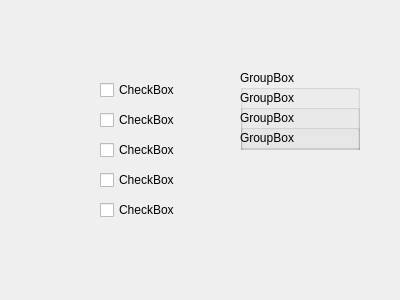
<?xml version="1.0" encoding="UTF-8"?>
<ui version="4.0">
 <class>Dialog</class>
 <widget class="QDialog" name="Dialog">
  <property name="geometry">
   <rect>
    <x>0</x>
    <y>0</y>
    <width>400</width>
    <height>300</height>
   </rect>
  </property>
  <property name="windowTitle">
   <string>Dialog</string>
  </property>
  <widget class="QCheckBox" name="checkBox">
   <property name="geometry">
    <rect>
     <x>100</x>
     <y>80</y>
     <width>87</width>
     <height>20</height>
    </rect>
   </property>
   <property name="text">
    <string>CheckBox</string>
   </property>
  </widget>
  <widget class="QCheckBox" name="checkBox_2">
   <property name="geometry">
    <rect>
     <x>100</x>
     <y>110</y>
     <width>87</width>
     <height>20</height>
    </rect>
   </property>
   <property name="text">
    <string>CheckBox</string>
   </property>
  </widget>
  <widget class="QCheckBox" name="checkBox_3">
   <property name="geometry">
    <rect>
     <x>100</x>
     <y>140</y>
     <width>87</width>
     <height>20</height>
    </rect>
   </property>
   <property name="text">
    <string>CheckBox</string>
   </property>
  </widget>
  <widget class="QCheckBox" name="checkBox_4">
   <property name="geometry">
    <rect>
     <x>100</x>
     <y>170</y>
     <width>87</width>
     <height>20</height>
    </rect>
   </property>
   <property name="text">
    <string>CheckBox</string>
   </property>
  </widget>
  <widget class="QCheckBox" name="checkBox_5">
   <property name="geometry">
    <rect>
     <x>100</x>
     <y>200</y>
     <width>87</width>
     <height>20</height>
    </rect>
   </property>
   <property name="text">
    <string>CheckBox</string>
   </property>
  </widget>
  <widget class="QGroupBox" name="groupBox">
   <property name="geometry">
    <rect>
     <x>240</x>
     <y>70</y>
     <width>120</width>
     <height>80</height>
    </rect>
   </property>
   <property name="title">
    <string>GroupBox</string>
   </property>
   <widget class="QGroupBox" name="groupBox_2">
    <property name="geometry">
     <rect>
      <x>0</x>
      <y>20</y>
      <width>120</width>
      <height>80</height>
     </rect>
    </property>
    <property name="title">
     <string>GroupBox</string>
    </property>
    <widget class="QGroupBox" name="groupBox_3">
     <property name="geometry">
      <rect>
       <x>0</x>
       <y>20</y>
       <width>120</width>
       <height>80</height>
      </rect>
     </property>
     <property name="title">
      <string>GroupBox</string>
     </property>
     <widget class="QGroupBox" name="groupBox_4">
      <property name="geometry">
       <rect>
        <x>0</x>
        <y>20</y>
        <width>120</width>
        <height>80</height>
       </rect>
      </property>
      <property name="title">
       <string>GroupBox</string>
      </property>
     </widget>
    </widget>
   </widget>
  </widget>
 </widget>
 <resources/>
 <connections/>
</ui>
